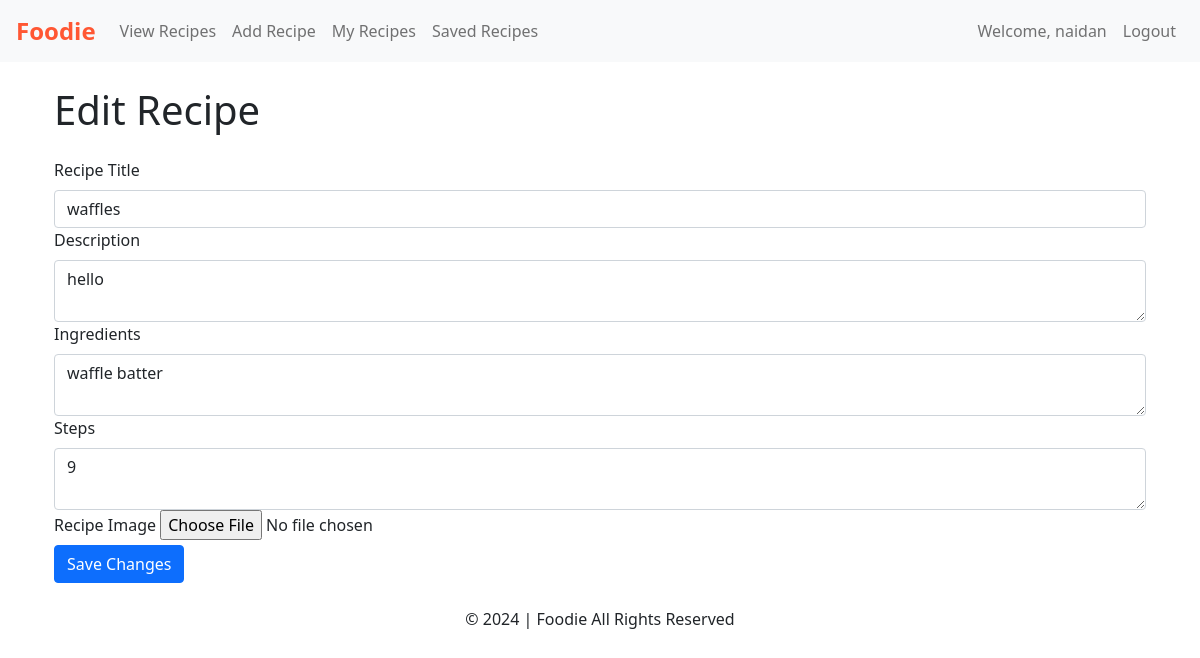
/edit_recipe/2 (signed in), run on the app's committed database.
### app/models.py (models this page shows, shortened)
class User(db.Model,UserMixin):
    __tablename__ = 'users'
    id = db.Column(db.Integer, primary_key=True, autoincrement=True)
    username = db.Column(db.String(50), nullable=False)
    email = db.Column(db.String(100), nullable=False)
    password_hash = db.Column(db.String(255))
    created_at = db.Column(db.DateTime, default=datetime.utcnow)
    recipes = db.relationship('Recipe', back_populates='author', cascade="all, delete-orphan")
    likes = db.relationship('Like', back_populates='user', cascade="all, delete-orphan")
    saved_recipes = db.relationship('SavedRecipe', back_populates='user', cascade="all, delete-orphan")

class Recipe(db.Model):
    __tablename__ = 'recipes'
    id = db.Column(db.Integer, primary_key=True, autoincrement=True)
    user_id = db.Column(db.Integer, db.ForeignKey('users.id'), nullable=False)
    author = db.relationship('User', back_populates='recipes')
    title = db.Column(db.String(100), nullable=False)
    description = db.Column(db.Text, nullable=False)
    ingredients = db.Column(db.Text, nullable=False)
    steps = db.Column(db.Text, nullable=False)
    image_url = db.Column(db.String(255))  # Optional, we can set a default picture if anythign
    created_at = db.Column(db.DateTime, default=datetime.utcnow)
    likes = db.relationship('Like', back_populates='recipe', cascade="all, delete-orphan")
    saved_by = db.relationship('SavedRecipe', back_populates='recipe', cascade="all, delete-orphan")

### app/views.py (the view, shortened to what this page needs)
@app.route('/edit_recipe/<int:recipe_id>', methods=['GET', 'POST'])
@login_required
def edit_recipe(recipe_id):
    recipe = Recipe.query.get_or_404(recipe_id)
    if recipe.user_id != current_user.id:
        flash('You are not authorized to edit this recipe.', 'danger')
        return redirect(url_for('my_recipes'))
    form = NewRecipeForm(obj=recipe)  # Pre-fill the form with the current recipe data
    return render_template('edit_recipe.html', form=form)

### app/forms.py
class NewRecipeForm(FlaskForm):
    title = StringField('Recipe Title', validators=[DataRequired(), Length(max=100)])
    description = TextAreaField('Description', validators=[DataRequired(), Length(max=500)])
    ingredients = TextAreaField('Ingredients', validators=[DataRequired()])
    steps = TextAreaField('Steps', validators=[DataRequired()])
    image = FileField('Recipe Image')  # Optional, can be handled separately in your Flask view
    submit = SubmitField('Add Recipe')

### app/views.py (called while the page is built)
@login_manager.user_loader
def load_user(user_id):
    return User.query.get(int(user_id))  # Assumes user_id is the primary key of User model

### app/templates/edit_recipe.html (shortened to what this page needs)
{% extends "base.html" %}
{% block content %}
<div class="container mt-4">
    <h1 class="mb-4">Edit Recipe</h1>
    <form method="POST" enctype="multipart/form-data">
        <div class="form-group">
            {{ form.title.label(class="form-label") }}
            {{ form.title(class="form-control") }}
        </div>
        <div class="form-group">
            {{ form.description.label(class="form-label") }}
            {{ form.description(class="form-control") }}
        </div>
        <div class="form-group">
            {{ form.ingredients.label(class="form-label") }}
            {{ form.ingredients(class="form-control") }}
        </div>
        <div class="form-group">
            {{ form.steps.label(class="form-label") }}
            {{ form.steps(class="form-control") }}
        </div>
        <div class="form-group">
            {{ form.image.label(class="form-label") }}
            {{ form.image(class="form-control-file") }}
        </div>
        <button type="submit" class="btn btn-primary">Save Changes</button>
    </form>
</div>
{% endblock %}

### app/templates/base.html (shortened to what this page needs)
<!DOCTYPE html>
<html lang="en">
<head>
    <link href="https://cdn.jsdelivr.net/npm/bootstrap@5.1.3/dist/css/bootstrap.min.css" rel="stylesheet">
    <link href="{{ url_for('static', filename='css/base.css') }}" rel="stylesheet">
</head>
<body>
    <nav class="navbar navbar-expand-lg navbar-light bg-light px-3">
      <a class="navbar-brand" href="/">Foodie</a>
      <div class="collapse navbar-collapse" id="navbarSupportedContent">
        <ul class="navbar-nav me-auto mb-2 mb-lg-0">
          <li class="nav-item">
            <a class="nav-link" href="/view_recipes">View Recipes</a>
          </li>
          {% if current_user.is_authenticated %}
          <li class="nav-item">
            <a class="nav-link" href="/add_recipe">Add Recipe</a>
          </li>
          <li class="nav-item">
            <a class="nav-link" href="/my_recipes">My Recipes</a>
          </li>
          <li class="nav-item">
            <a class="nav-link" href="/saved_recipes">Saved Recipes</a>
          </li>
          {% endif %}
        </ul>
        <ul class="navbar-nav ms-auto mb-2 mb-lg-0">
          {% if current_user.is_authenticated %}
          <li class="nav-item">
            <a class="nav-link" href="#">Welcome, {{ current_user.username }}</a>
          </li>
          <li class="nav-item">
            <a class="nav-link" href="/logout">Logout</a>
          </li>
          {% endif %}
        </ul>
      </div>
    </nav>
    <main class="container mt-4">
        {% block content %}{% endblock %}
    </main>
    <footer class="text-center mt-4">
        <p>&copy; 2024 | Foodie All Rights Reserved</p>
    </footer>
</body>
</html>

### app/static/css/base.css (style rules this page uses)
.navbar .navbar-brand { color: #ff5733; font-weight: bold; font-size: 1.5rem; }

### data on the page
User: username "naidan"
Recipe: title "waffles", description "hello", ingredients "waffle batter", steps "9"
